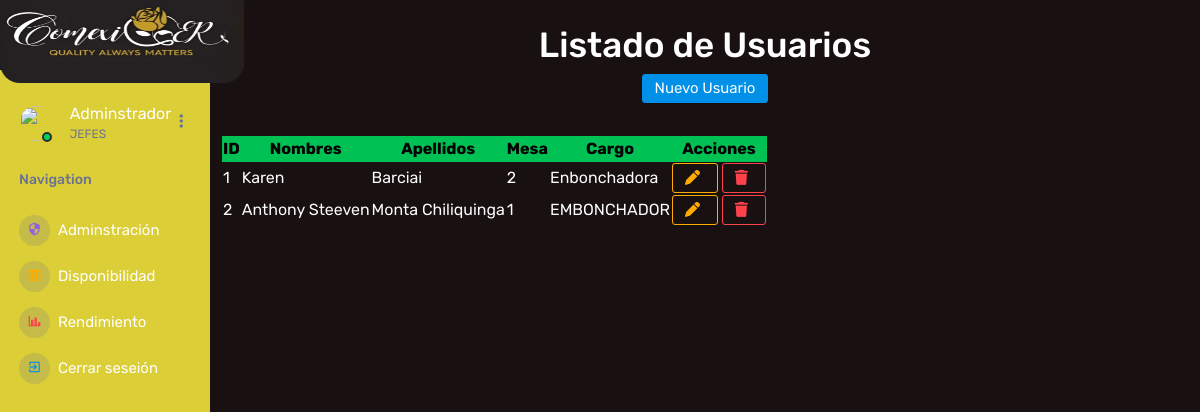
/usuariore, run on the app's committed database.
### Aplicaciones/Usuario/models.py (models this page shows, shortened)
class Usuario(models.Model):
    nombres = models.CharField(max_length=100)
    apellidos = models.CharField(max_length=100)
    mesa = models.CharField(max_length=100)
    cargo = models.CharField(max_length=100)
    username = models.CharField(max_length=150, unique=True)
    password = models.CharField(max_length=128)

### Aplicaciones/Usuario/views.py (the view)
# urls.py: path('usuariore', views.inicios, name='usuariore'),
def inicios(request):
    listadoUsuarios = Usuario.objects.all()
    return render(request,"usuariore.html", {'usuario': listadoUsuarios})

### Aplicaciones/Usuario/templates/usuariore.html (shortened to what this page needs)
{% extends 'plantilla.html' %}
{% load static %}
{% block body %}
<br>
<main class="container py-4">
    <h1 class="text-center">Listado de Usuarios</h1>
    <div class="text-center">
        <a href="{% url 'nuevo_usuario' %}" class="btn btn-primary">
            Nuevo Usuario
        </a>
    </div>
    <hr>
    <table id="table_usuarios" >
        <thead>
            <tr class="table-success text-center">
                <th>ID</th>
                <th>Nombres</th>
                <th>Apellidos</th>
                <th>Mesa</th>
                <th>Cargo</th>
                <th>Acciones</th>
            </tr>
        </thead>
        <tbody>
            {% for u in usuario %}
            <tr>
                <td>{{ u.id }}</td>
                <td>{{ u.nombres }}</td>
                <td>{{ u.apellidos }}</td>
                <td>{{ u.mesa }}</td>
                <td>{{ u.cargo }}</td>
                <td class="text-center">
                    <button class="btn btn-outline-warning" data-bs-toggle="modal" data-bs-target="#modalEditar{{ u.id }}">
                        <i class="fa fa-pen"></i>
                    </button>
                    <a href="{% url 'eliminar_usuario' u.id %}" class="btn btn-outline-danger"
                       onclick="return confirm('¿Seguro que deseas eliminar este usuario?')">
                        <i class="fa fa-trash"></i>
                    </a>
                </td>
            </tr>
            {% empty %}
            <tr>
                <td colspan="6" class="text-center">No hay usuarios registrados.</td>
            </tr>
            {% endfor %}
        </tbody>
    </table>
</main>
<br><br>
{% endblock %}

### data on the page
Usuario: id "1", nombres "Karen", apellidos "Barciai", mesa "2", cargo "Enbonchadora"
Usuario: id "2", nombres "Anthony Steeven", apellidos "Monta Chiliquinga", mesa "1", cargo "EMBONCHADOR"
